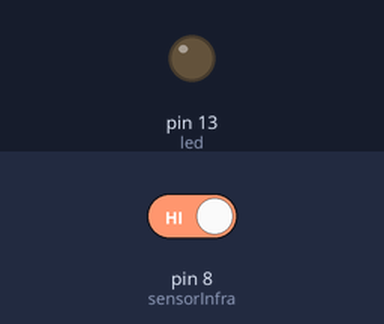
A sketch run on a simulated Arduino Uno, built with avr-gcc and run on an emulated ATmega328P. Shown: output pins drawn as LEDs (lit = HIGH). Inputs (shaded band) come from the test bench; at power-on: pin 8 (sensorInfra) HIGH. What the sketch prints to the serial monitor is not drawn.

Above: at 1.2 s.
1.3 s: pin 8 (sensorInfra) driven LOW
At 2.1 s:
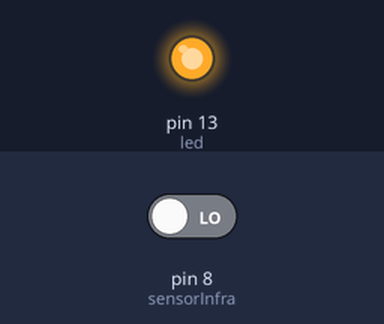
2.8 s: pin 8 (sensorInfra) driven HIGH
At 3.3 s:
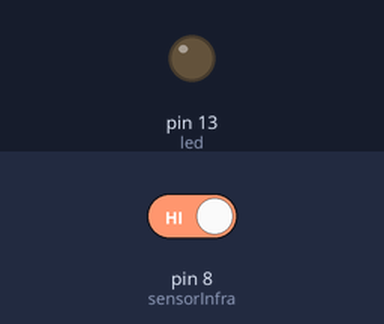
Timing chart, 0 to 5.8 s (numbered marks = the images above; inputs shaded):
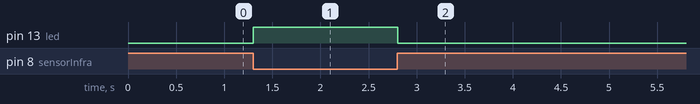

Measured:
- after the input at 1.3 s, pin 13 (led): LOW → HIGH at once
- after the input at 2.8 s, pin 13 (led): HIGH → LOW at once

The sketch:

leerInfrarrojo.ino
```cpp
int sensorInfra = 8;
int valor = 0;
int led = 13;

void setup() {
  Serial.begin(9600);
  pinMode(sensorInfra, INPUT);
  pinMode(led, OUTPUT);
}

void loop() {
  valor = digitalRead(sensorInfra);
  if (valor == LOW){
      digitalWrite(led, HIGH);
    }
  else{
      digitalWrite(led, LOW);
    }
  Serial.println(valor);
}
```
